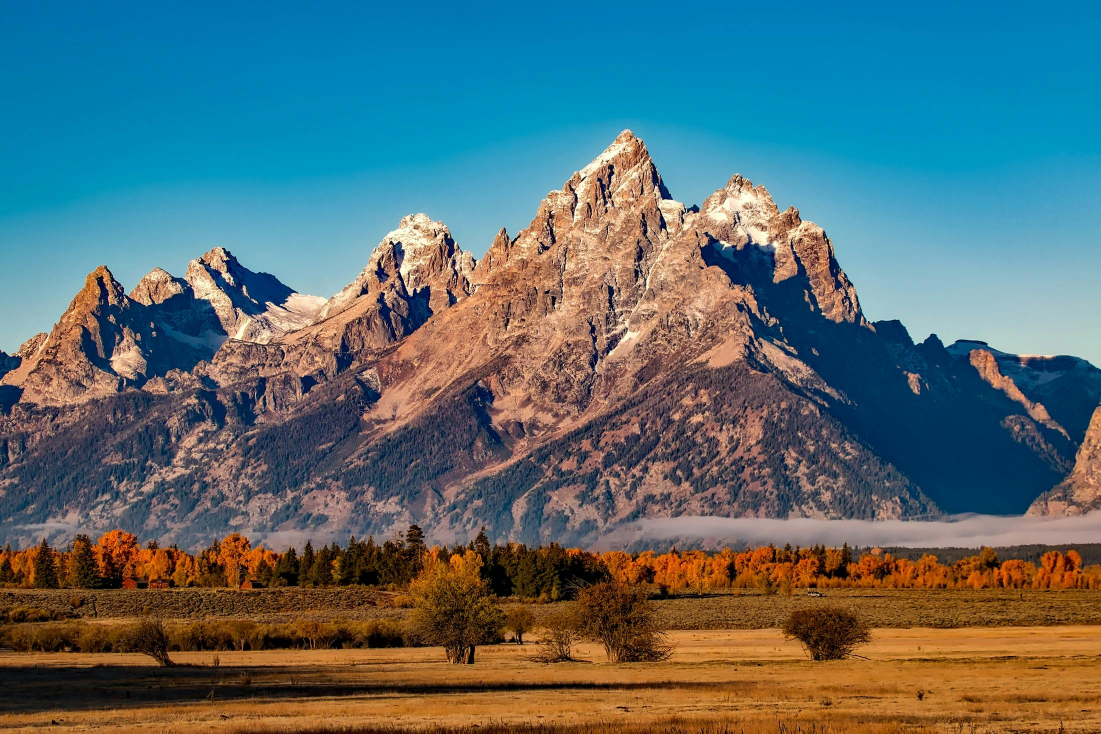
#> input picture Lab_3/image2.jpg, 2201 x 1467 px (shown at 1/2 size)
$ jupyter execute Q2.ipynb
#> lines starting #> are read from the running program, lines starting #| are printed output that depends on the picture; after the words box and inside, x2 and y2 are one past the last pixel; in counts of white or black regions, pixels touching at a corner belong together; long printed decimals are rounded
[cell 1]
# %%
#  Wiener filtering (a) constant ratio and (b) autocorrelation/PSD-based

import cv2
import numpy as np
import matplotlib.pyplot as plt

# ---------- Load a clean image (we will synthetically degrade it) ----------
img_path = "../image2.jpg"   # <--- change if needed
orig = cv2.imread(img_path, cv2.IMREAD_GRAYSCALE)
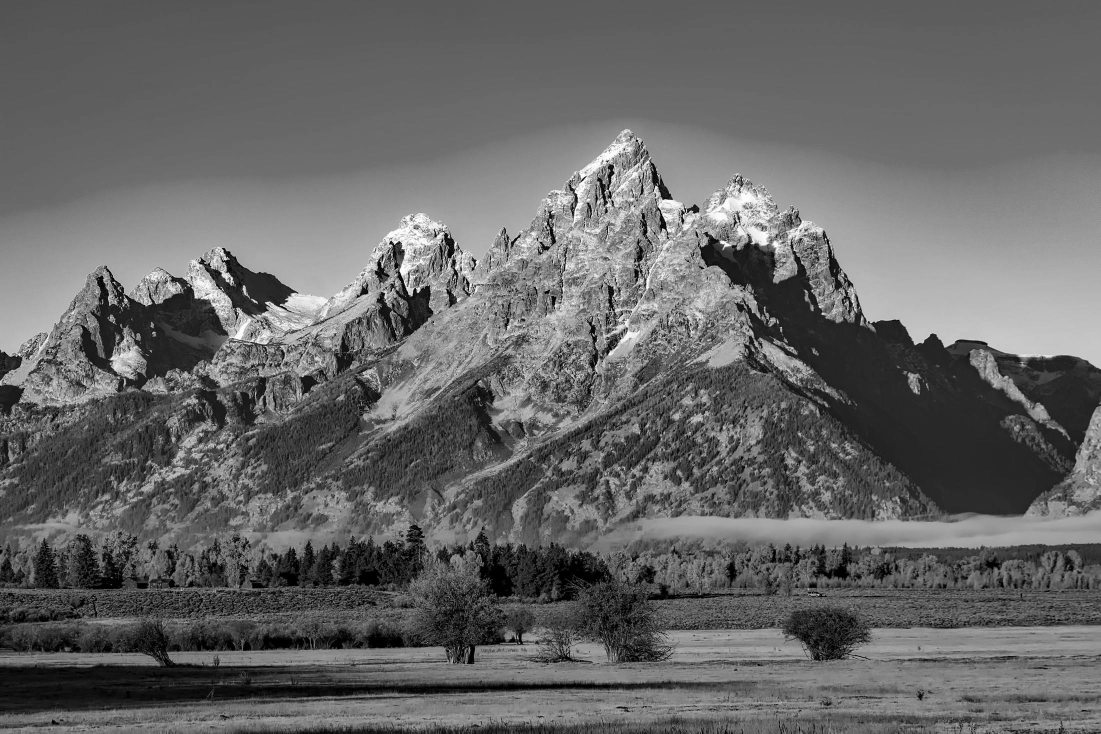
#> orig: shape (1467, 2201) (shown at 1/2 size); min 0, max 255, mean 102.3
if orig is None:
    raise FileNotFoundError(img_path)

H, W = 256, 256
orig = cv2.resize(orig, (W, H)).astype(np.float32)
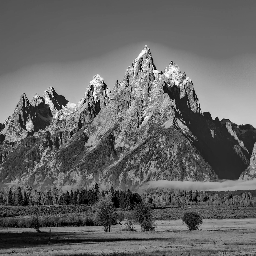
#> orig: shape (256, 256) float32; min 0, max 254, mean 102

plt.figure(figsize=(5,5))
plt.imshow(orig, cmap="gray"); plt.title("Original"); plt.axis("off"); plt.show()

[cell 2]
# %%
# ---------- FFT helpers ----------
def fft2c(im):
    F  = np.fft.fft2(im)
    return np.fft.fftshift(F)

def ifft2c(Fc):
    F  = np.fft.ifftshift(Fc)
    return np.fft.ifft2(F).real

def show(im, title="", s=5, cmap="gray"):
    plt.figure(figsize=(s,s))
    plt.imshow(im, cmap=cmap); plt.title(title); plt.axis("off"); plt.show()

def magspec(X):
    return np.log1p(np.abs(X))

[cell 3]
# %%
# ---------- PSFs (blur models) ----------
def psf_motion(size, length=21, angle=25):
#> called with size = 31, length = 21, angle = 20
    PSF = np.zeros((size, size), np.float32)
    c = size//2
    cv2.ellipse(PSF, (c, c), (0, length//2), angle, 0, 360, 1, -1)
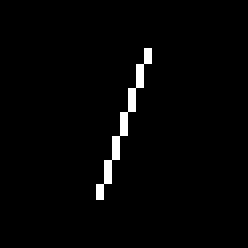
#> PSF: shape (31, 31) float32 (shown 8 times larger); values 0 (black) and 1 (white), 2% white in thin lines or dots, all inside (x1, y1, x2, y2) = (12, 6, 19, 25)
    PSF /= PSF.sum() + 1e-8
    return PSF

def psf_gaussian(size, sigma=3.0):
    k = cv2.getGaussianKernel(size, sigma)
    PSF = k @ k.T
    PSF /= PSF.sum()
    return PSF

# Choose ONE PSF
psf_size = 31
PSF = psf_motion(psf_size, length=21, angle=20)
# PSF = psf_gaussian(psf_size, sigma=3.0)

# pad PSF to image size and center it for FFT convolution
pad = np.zeros_like(orig, dtype=np.float32)
pad[:psf_size, :psf_size] = PSF
pad = np.roll(np.roll(pad, -psf_size//2, axis=0), -psf_size//2, axis=1)  # center
Hk  = fft2c(pad)  # OTF = FFT(PSF)
#> in fft2c, `F  = np.fft.fft2(im)`: im: shape (256, 256) float32; values 0 (black) and 0.0526 (white), 0.03% white in thin lines or dots

# ---------- Degrade the image ----------
blurred = cv2.filter2D(orig, -1, PSF, borderType=cv2.BORDER_REFLECT)
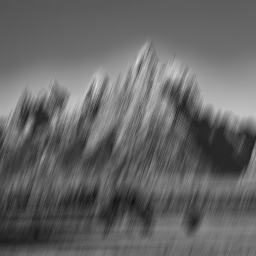
#> blurred: shape (256, 256) float32; min 17.68, max 220.7, mean 102

# Additive white Gaussian noise (set sigma_n to 0 for noiseless)
sigma_n = 6.0
rng = np.random.default_rng(0)
noise = rng.normal(0, sigma_n, orig.shape).astype(np.float32)
degraded = np.clip(blurred + noise, 0, 255)

show(PSF, "PSF (kernel)")
#> in show, `plt.imshow(im, cmap=cmap)`:
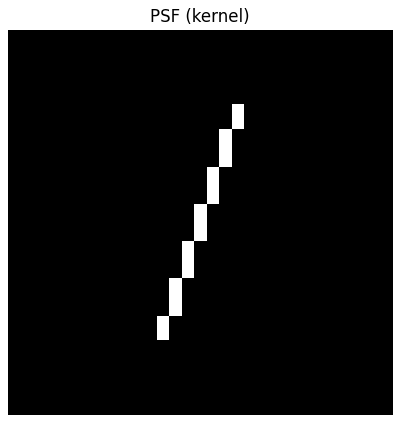
#> figure drawn by matplotlib, 1 panel
show(blurred, "Blurred")
show(degraded, "Blurred + Noise")

[cell 4]
# %%
# ---------- (a) Wiener with CONSTANT RATIO (NSR = sigma_n^2 / sigma_f^2) ----------
def wiener_constant(degraded, Hk, nsr=None, eps=1e-8):
    """
    nsr: noise-to-signal power ratio (scalar). If None, estimate from image variances.
    """
#> called with Hk = array of shape (256, 256), eps = 1e-08
    if nsr is None:
        # estimate signal variance from degraded image after rough deblurring region
        sig_var = float(np.var(degraded))
#> sig_var = 1139.3
        # if you know noise sigma, use it (else estimate from smooth background regions)
        noise_var = float(sigma_n**2)  # using synthetic noise setting
        nsr = max(noise_var / (sig_var + 1e-8), 1e-6)
#> nsr = 0.0316
    Gc = fft2c(degraded)
    H2 = (np.abs(Hk)**2)
    W  = np.conj(Hk) / (H2 + nsr + eps)
    Fh = Gc * W
    rec = ifft2c(Fh)
    return np.clip(rec, 0, 255).astype(np.float32), nsr

rest_const, nsr_used = wiener_constant(degraded, Hk, nsr=None)
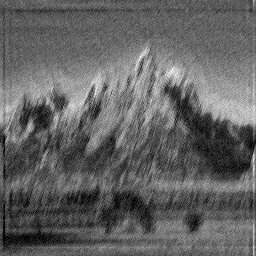
#> rest_const: shape (256, 256) float32; min 0, max 248.4, mean 98.9
#> nsr_used = 0.0316
print(f"Estimated NSR used: {nsr_used:.6f}")
#| Estimated NSR used: 0.0316
show(rest_const, "Wiener (constant ratio)")

[cell 5]
# %%
# ---------- (b) Wiener using AUTOCORRELATION / PSD ESTIMATION ----------
# S_gg (power spectrum of degraded) = |G|^2 ; for white noise S_nn ≈ sigma_n^2 (flat).
# Estimate S_ff via: S_ff ≈ max( (S_gg - S_nn), 0 ) / (|H|^2 + tiny)
# (Relationship S_gg = |H|^2 S_ff + S_nn comes from convolution + additive noise.)
# We build this through the autocorrelation link for clarity: R_xx = IFFT( |X|^2 ), S_xx = FFT(R_xx).

def autocorr2_fft(im):
    """Unbiased 2D autocorrelation via FFT: R = IFFT( |FFT(im)|^2 )."""
    X  = fft2c(im)
    S  = np.abs(X)**2
    R  = ifft2c(S)
#> in ifft2c (call 2), `return np.fft.ifft2(F).real`:
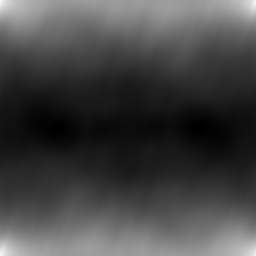
#> returned value: shape (256, 256) float64; min 654430688.4, max 757143640.6, mean 682479112.3; drawn with min black and max white
    return R

def wiener_autocorr(degraded, Hk, sigma_n, smooth_psd=True, eps=1e-8):
    Gc = fft2c(degraded)

    # Step 1: Estimate S_gg from autocorrelation (for demonstration; it equals |G|^2)
    Rgg = autocorr2_fft(degraded)
    Sgg = np.abs(fft2c(Rgg))  # equals |G|^2 (up to numerical errors)

    # Step 2: Noise PSD (white)
    Snn = (sigma_n**2) * np.ones_like(Sgg, dtype=np.float32)

    # Step 3: Estimate S_ff using S_gg ≈ |H|^2 S_ff + S_nn
    H2  = np.abs(Hk)**2
    Sff = np.maximum(Sgg - Snn, 0.0) / (H2 + eps)

    # Optional gentle smoothing of Sff (robustness)
    if smooth_psd:
        Sff_u8 = cv2.normalize(Sff, None, 0, 255, cv2.NORM_MINMAX).astype(np.uint8)
        Sff = cv2.GaussianBlur(Sff_u8, (7,7), 1.2).astype(np.float32)

    # Step 4: Wiener filter using spatially varying Sff & Snn
    W = (np.conj(Hk) * Sff) / (H2 * Sff + Snn + eps)
    Fh = Gc * W
    rec = ifft2c(Fh)
#> in ifft2c (call 3), `return np.fft.ifft2(F).real`:
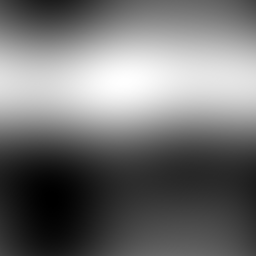
#> returned value: shape (256, 256) float64; min 3.63, max 7.53, mean 5.37; drawn with min black and max white
    return np.clip(rec, 0, 255).astype(np.float32), Sff, Snn

rest_auto, Sff_est, Snn_est = wiener_autocorr(degraded, Hk, sigma_n=sigma_n)
#> Snn_est: shape (256, 256) float32; every value is 36

show(magspec(fft2c(degraded)), "Degraded |FFT| (log)")
#> in magspec, `return np.log1p(np.abs(X))`:
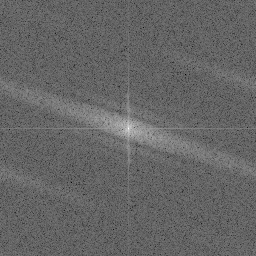
#> returned value: shape (256, 256) float64; min 1.65, max 15.72, mean 7.27; drawn with min black and max white
show(cv2.normalize(Sff_est, None, 0, 255, cv2.NORM_MINMAX), "Estimated S_ff (normalized)", cmap="gray")
#> in show (call 6), `plt.imshow(im, cmap=cmap)`:
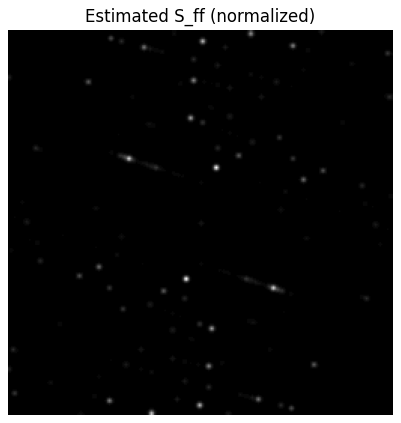
#> figure drawn by matplotlib, 1 panel
show(rest_auto, "Wiener (autocorrelation/PSD-based)")

[cell 6]
# %%
# ---------- Quantitative comparison ----------
def psnr(ref, test):
    ref = ref.astype(np.float32); test = test.astype(np.float32)
    mse = np.mean((ref - test)**2)
#> mse = 843.7
    return 99. if mse < 1e-12 else 10*np.log10((255**2)/mse)

print(f"PSNR Blurred            : {psnr(orig, blurred):.2f} dB")
#| PSNR Blurred            : 18.87 dB
print(f"PSNR Degraded (blur+noise): {psnr(orig, degraded):.2f} dB")
#| PSNR Degraded (blur+noise): 18.70 dB
print(f"PSNR Wiener (constant)  : {psnr(orig, rest_const):.2f} dB")
#| PSNR Wiener (constant)  : 18.19 dB
print(f"PSNR Wiener (autocorr)  : {psnr(orig, rest_auto):.2f} dB")
#| PSNR Wiener (autocorr)  : 7.56 dB

# Side-by-side
fig, ax = plt.subplots(1,4, figsize=(16,4))
ax[0].imshow(degraded, cmap="gray");   ax[0].set_title("Degraded"); ax[0].axis("off")
ax[1].imshow(rest_const, cmap="gray"); ax[1].set_title("Wiener const-NSR"); ax[1].axis("off")
ax[2].imshow(rest_auto, cmap="gray");  ax[2].set_title("Wiener via autocorr/PSD"); ax[2].axis("off")
ax[3].imshow(orig, cmap="gray");       ax[3].set_title("Original"); ax[3].axis("off")
plt.tight_layout(); plt.show()
